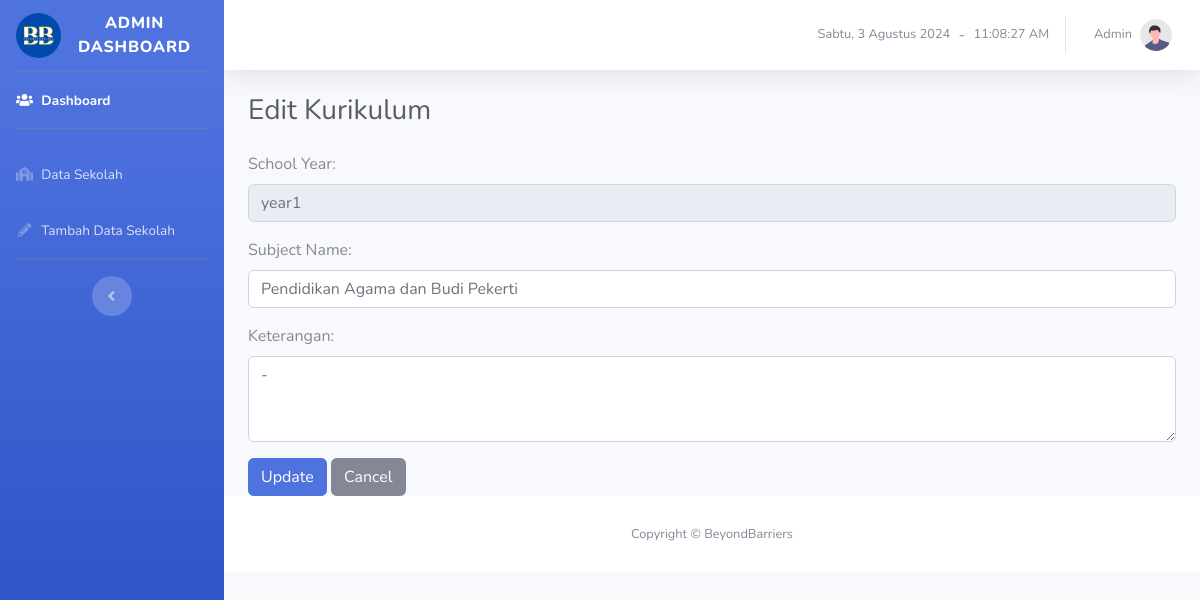
The app's page /admins/edit_kurikulum.php?id=177&id_sekolah=76 (signed in) with its own data.
### tables this page shows
CREATE TABLE `kurikulum` (
  `id_kurikulum` int(11) NOT NULL,
  `school_year` varchar(128) NOT NULL,
  `subject_name` varchar(128) NOT NULL,
  `keterangan` text NOT NULL,
  `id_sekolah` int(11) NOT NULL
);

### admins/edit_kurikulum.php (the view, shortened to what this page needs)
<?php
if (empty($_SESSION['username'])) {
    header('location:../index.php');
} else {
    include "../koneksi.php";
    if (isset($_GET['id']) && isset($_GET['id_sekolah'])) {
        $id = mysqli_real_escape_string($koneksi, $_GET['id']);
        $id_sekolah = mysqli_real_escape_string($koneksi, $_GET['id_sekolah']);
        $query = mysqli_query($koneksi, "SELECT * FROM kurikulum WHERE id_kurikulum='$id'");
        $data = mysqli_fetch_array($query);
    } else {
        header("Location: lihat_kurikulum.php");
        exit();
    }
?>
<!DOCTYPE html>
<html lang="en">
<?php include "header.php"; ?>
<body id="page-top">
    <div id="wrapper">
        <?php include "menu_sidebar.php"; ?>
        <div id="content-wrapper" class="d-flex flex-column">
            <div id="content">
                <?php include "menu_topbar.php"; ?>
                <div class="container-fluid">
                    <h1 class="h3 mb-4 text-gray-800">Edit Kurikulum</h1>
                    <form action="" method="post">
                        <div class="form-group">
                            <label for="school_year">School Year:</label>
                            <input type="text" class="form-control" id="school_year" name="school_year" value="<?php echo $data['school_year']; ?>" readonly>
                        </div>
                        <div class="form-group">
                            <label for="subject_name">Subject Name:</label>
                            <input type="text" class="form-control" id="subject_name" name="subject_name" value="<?php echo $data['subject_name']; ?>" required>
                        </div>
                        <div class="form-group">
                            <label for="keterangan">Keterangan:</label>
                            <textarea class="form-control" id="keterangan" name="keterangan" rows="3" required><?php echo $data['keterangan']; ?></textarea>
                        </div>
                        <button type="submit" class="btn btn-primary">Update</button>
                        <a href="lihat_kurikulum.php?id_sekolah=<?php echo $id_sekolah; ?>" class="btn btn-secondary">Cancel</a>
                    </form>
                </div>
                <?php include "footer.php"; ?>
            </div>
        </div>
    </div>
</body>
</html>
<?php
}
?>

### records on screen
kurikulum: school_year "year1", subject_name "Pendidikan Agama dan Budi Pekerti", keterangan "-"
